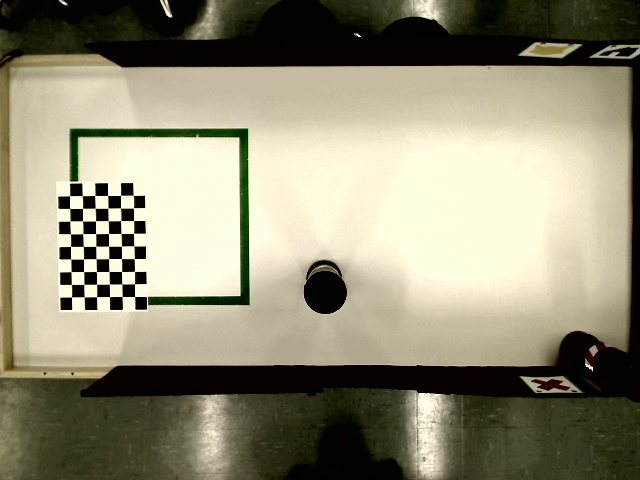
#> input picture calibration/image0.jpg, 640 x 480 px
$ python -i obstaclepositiondetector.py   (imports and definitions only)   (older library calls are emulated)
#> lines starting #> are read from the running program, lines starting #| are printed output that depends on the picture; after the words box and inside, x2 and y2 are one past the last pixel; in counts of white or black regions, pixels touching at a corner belong together
#> further down, picture is the input picture: shape (480, 640, 3); mean B, G, R 116.9, 140.7, 144.8
import cv2
import numpy as np

from domain.detector.shape.circledetector import CircleDetector, NoMatchingCirclesFound
from domain.detector.worldelement.iworldelementdetector import IWorldElementDetector
from domain.world.obstacle import Obstacle

RATIO = 1
TARGET_MIN_DISTANCE = 20
TARGET_MIN_RADIUS = 30
TARGET_MAX_RADIUS = 42


class ShapeNotFound(Exception):
    pass


class OrientationNotFound(Exception):
    pass


class ShapeDetector:
    def __init__(self):
        pass

    def detect(self, image):
        contours_list = []

        shape = None
        orientation = ""

        cimage = cv2.Canny(image.copy(), 150, 150)
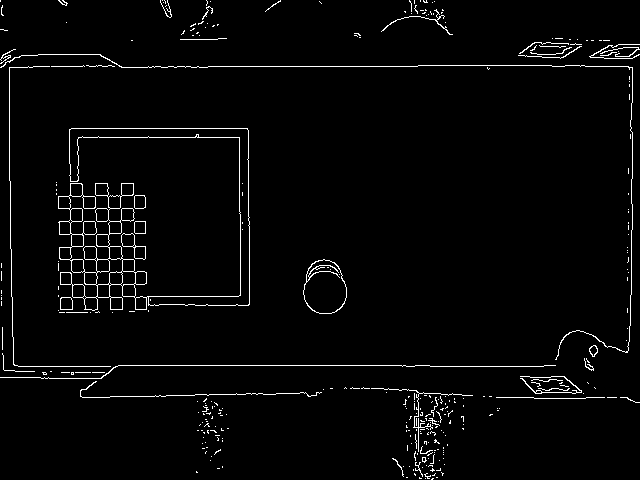
#> cimage: shape (480, 640); 2.6% white in thin lines or dots
        kernel = cv2.getStructuringElement(cv2.MORPH_ELLIPSE, (3, 3))
        cimage = cv2.dilate(cimage, kernel)
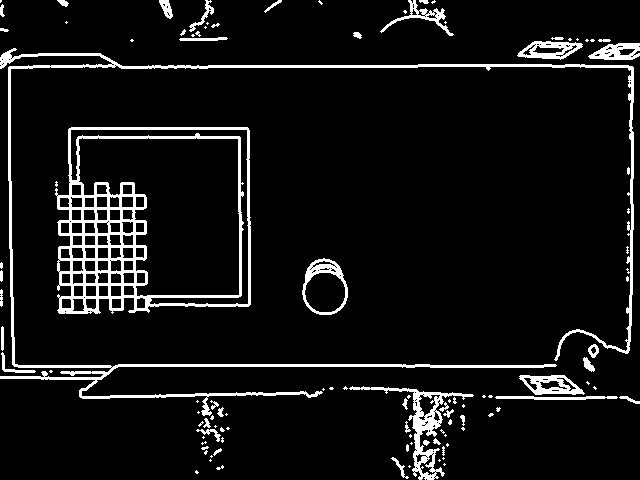
#> cimage: shape (480, 640); 7.6% white; 107 white regions (62 under 20 px)
        (_, cnts, _) = cv2.findContours(cimage, cv2.RETR_LIST, cv2.CHAIN_APPROX_SIMPLE)
#> cnts = 297 contours, 184 with area under 20; largest, box (x1, y1, x2, y2) and area: (55, 127, 251, 314) 33359, (78, 137, 240, 297) 18404, (0, 48, 634, 416) 5172, (70, 129, 249, 305) 3242, (302, 258, 348, 315) 1964

        for contour in cnts:
            approx = cv2.approxPolyDP(contour, 0.1 * cv2.arcLength(contour, True), True)
            area = cv2.contourArea(approx)

            if len(approx) == 3 and (area > 400) and (area < 800):
                shape = 'Triangle'
                orientation = self._get_orientation(approx)
                contours_list.append(approx)
                break
#> this loop made 297 passes
#> (approx, area) on passes 20, 23, 46: ([[431, 454], [435, 472], [423, 474]], 112), ([[426, 455], [416, 461], [416, 454]], 35), ([[196, 430], [219, 440], [214, 429]], 101.5)
#> after the loop, contours_list = []

        if shape is None:
            for contour2 in cnts:
                approx2 = cv2.approxPolyDP(contour2, 0.01 * cv2.arcLength(contour2, True), True)
                area = cv2.contourArea(contour2)
                if (len(approx2) > 3) and (area > 500) and (area < 980):
                    shape = 'Circle'
                    contours_list.append(approx2)
                    break
#> this loop made 111 passes
#> (area, shape) on pass 111: (870, 'Circle')
#> area on passes 18, 20, 23, 36, 46, 58: 57, 147, 48, 20, 68, 20.5
#> after the loop, contours_list = [[[519, 376], [535, 394], [584, 393], [564, 375]]]

        if shape is None:
            raise ShapeNotFound

        return shape, contours_list, cimage, orientation

    # [26 lines left out: function _get_orientation, not called in this run]


class NoObstaclesFound(Exception):
    pass


class ObstacleDetector(IWorldElementDetector):
    def __init__(self, shape_detector):
        self._shape_detector = shape_detector

    # [46 lines left out: functions detect, _create_obstacles_coord, not called in this run]

    def select_region(self, image, points):
        image = image[points[0]:points[1], points[2]:points[3]]
        return image

    # [8 lines left out: function threshold_obstacles, not called in this run]

>>> import cv2
>>> picture = cv2.imread('../../../../calibration/image0.jpg')
>>> result = ShapeDetector().detect(picture)

$ run again, on calibration/image1.jpg
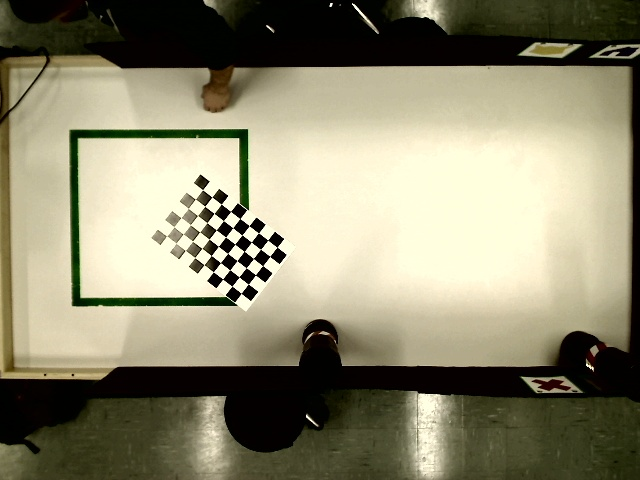
#> input picture calibration/image1.jpg, 640 x 480 px
#> picture is the input picture: shape (480, 640, 3); mean B, G, R 111.5, 136.7, 140.9
#> in detect, `cimage = cv2.Canny(image.copy(), 150, 150)`:
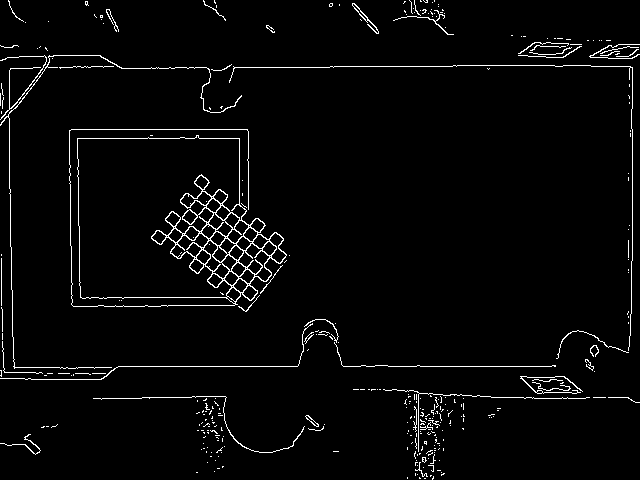
#> cimage: shape (480, 640); 2.9% white in thin lines or dots
#> in detect, `cimage = cv2.dilate(cimage, kernel)`:
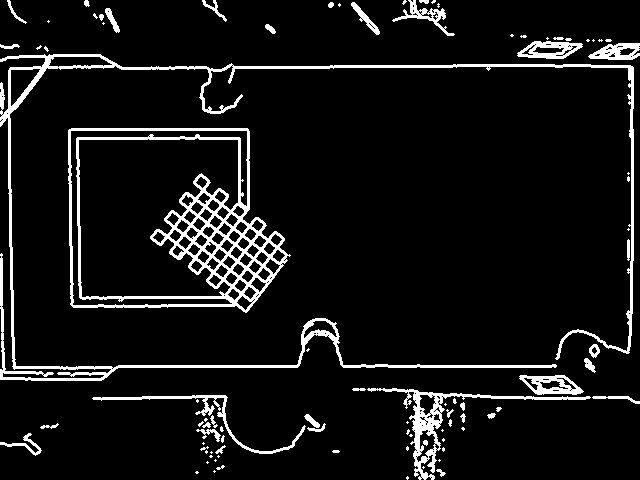
#> cimage: shape (480, 640); 7.9% white; 91 white regions (49 under 20 px)
#> cnts = 287 contours, 178 with area under 20; largest, box (x1, y1, x2, y2) and area: (68, 128, 291, 313) 34082, (78, 137, 239, 298) 19382, (0, 54, 634, 381) 7191, (70, 130, 248, 306) 3666, (367, 388, 591, 480) 2264
#> the loop in detect, `for contour in cnts:` made 208 passes
#> (area, shape, orientation) on pass 208: (523, 'Triangle', 'Right')
#> after the loop in detect, `for contour in cnts:`: contours_list = [[[39, 68], [11, 106], [10, 70]]]

$ run again, on calibration/image10.jpg
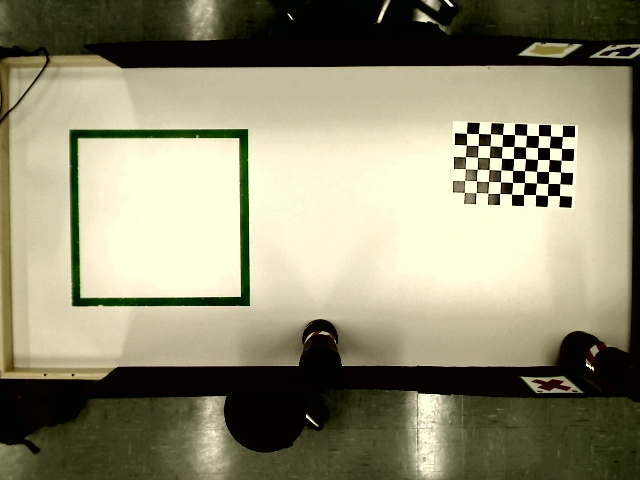
#> input picture calibration/image10.jpg, 640 x 480 px
#> picture is the input picture: shape (480, 640, 3); mean B, G, R 113.5, 139.4, 143.2
#> in detect, `cimage = cv2.Canny(image.copy(), 150, 150)`:
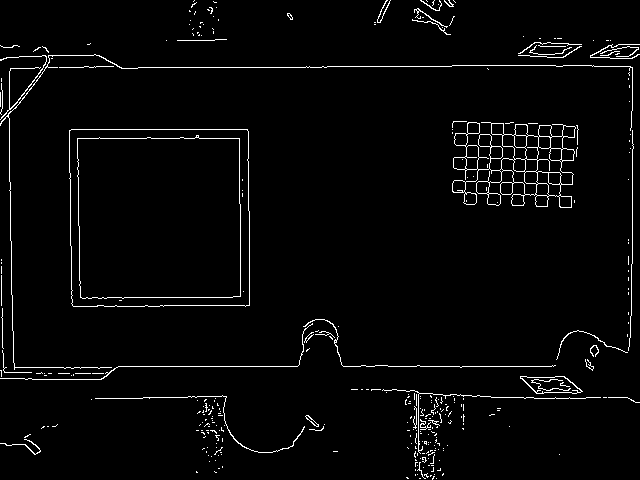
#> cimage: shape (480, 640); 2.8% white in thin lines or dots
#> in detect, `cimage = cv2.dilate(cimage, kernel)`:
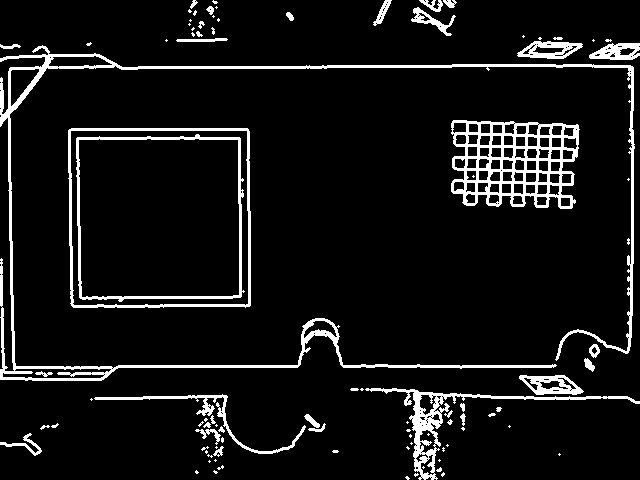
#> cimage: shape (480, 640); 8.1% white; 94 white regions (54 under 20 px)
#> cnts = 278 contours, 169 with area under 20; largest, box (x1, y1, x2, y2) and area: (68, 128, 251, 308) 32181, (70, 130, 249, 306) 30768, (76, 134, 245, 302) 26342, (78, 138, 240, 298) 25019, (451, 120, 580, 209) 9242
#> the loop in detect, `for contour in cnts:` made 201 passes
#> (area, shape, orientation) on pass 201: (491.5, 'Triangle', 'Right')
#> after the loop in detect, `for contour in cnts:`: contours_list = [[[38, 68], [11, 106], [10, 71]]]
